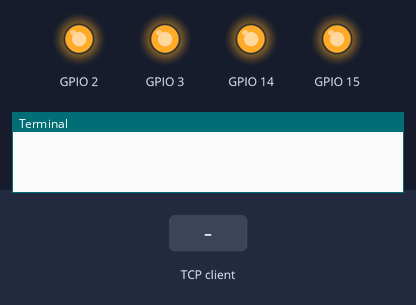
Recording of a program running on a simulated Raspberry Pi (BCM pin numbers). On the bench: output pins drawn as LEDs (lit = HIGH), the last lines printed to the terminal. The inputs (shaded band) are chosen by the test bench. One TCP client connects 1 s after the port opens and stays connected.

Above: at 1.2 s.
1.3 s: the TCP client sends "F\n"
At 2.1 s:
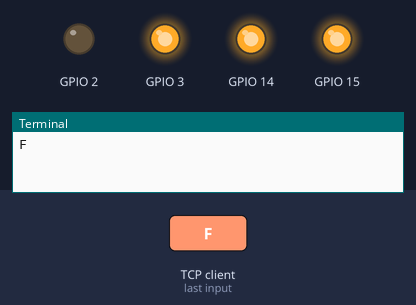
2.8 s: the TCP client sends "S\n"
At 3.3 s:
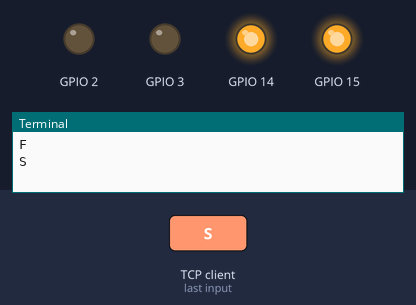
4.3 s: the TCP client sends "f\n"
At 5.5 s:
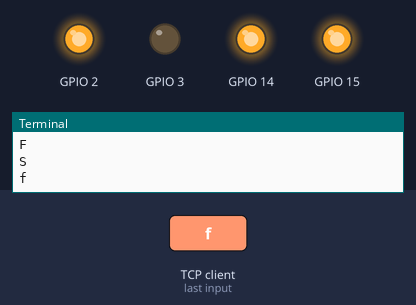
5.8 s: the TCP client sends "T\n"
At 6.8 s:
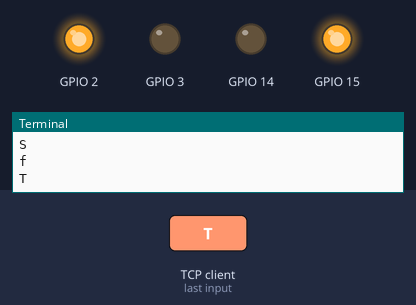
7.3 s: the TCP client sends "s\n"
At 7.9 s:
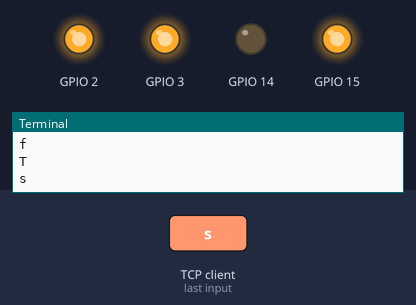
8.8 s: the TCP client sends "E\n"
At 10.2 s:
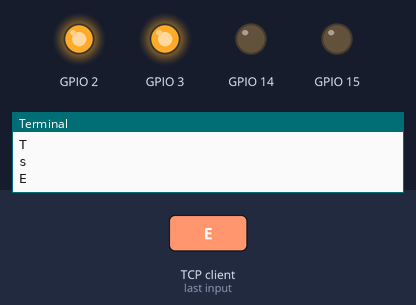
Timing chart, 0 to 11.3 s (numbered marks = the images above; inputs shaded):
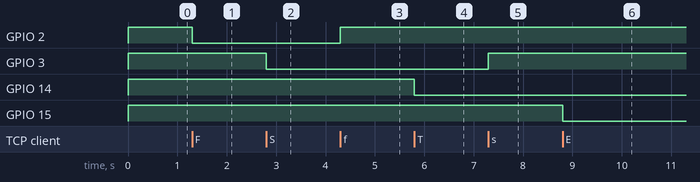

Measured:
- after the input at 1.3 s, GPIO 2: HIGH → LOW at once
- after the input at 2.8 s, GPIO 3: HIGH → LOW at once
- after the input at 4.3 s, GPIO 2: LOW → HIGH at once
- after the input at 5.8 s, GPIO 14: HIGH → LOW at once
- after the input at 7.3 s, GPIO 3: LOW → HIGH at once
- after the input at 8.8 s, GPIO 15: HIGH → LOW at once

The program:

wifi_relay.py
```python
from relay_class import *
import time

hote = ''
port = 12800
start = 1

while (start == 1):

    init = GESTION_RELAY()
    co = WIFI()
    connex_client = co.connexion(hote, port)
    msg = "Serveur en attente d'une instrcution"+"\n"
    connex_client.send(msg.encode("UTF-8"))


    msg_recu = b""
    bit = 1
    start = 0
    while (bit == 1):
        msg_recu = connex_client.recv(1024)
        # L'instruction ci-dessous peut lever une exception si le message
        # Réceptionné comporte des accents
        var =msg_recu.decode("ASCII").strip()
        print(var)

        if "F" in var and var == "F":
            GPIO.output(2,GPIO.LOW)
            #GPIO.output(2, not GPIO.input(2))
        elif "f" in var and var == "f":
            GPIO.output(2,GPIO.HIGH)
        elif "S" in var and var == "S":
            GPIO.output(3,GPIO.LOW)
        elif "s" in var and var == "s":
            GPIO.output(3,GPIO.HIGH)
        elif "T" in var and var == "T":
            GPIO.output(14,GPIO.LOW)
        elif "t" in var and var == "t":
            GPIO.output(14,GPIO.HIGH)
        elif "E" in var and var == "E":
            GPIO.output(15,GPIO.LOW)
        elif "e" in var and var == "e":
            GPIO.output(15,GPIO.HIGH)
        elif "all" in var and var =="all":
            GPIO.output(2,GPIO.LOW)
            GPIO.output(3,GPIO.LOW)
            GPIO.output(14,GPIO.LOW)
            GPIO.output(15,GPIO.LOW)
        elif "off" in var and var =="off":
            GPIO.output(2,GPIO.HIGH)
            GPIO.output(3,GPIO.HIGH)
            GPIO.output(14,GPIO.HIGH)
            GPIO.output(15,GPIO.HIGH)
        elif "fin" in var and var =="fin":
            bit = 0
            start = 1
        elif len(var) == 0:
            bit = 0
            start = 1

    msg2 = "Fermeture de la connexion"
    connex_client.send(msg2.encode("UTF-8"))

    co.close(connex_client)
```

relay_class.py
```python
import socket
import RPi.GPIO as GPIO

class GESTION_RELAY:

     def __init__(self):
         GPIO.setmode(GPIO.BCM)

         GPIO.setup(2, GPIO.OUT, initial=GPIO.HIGH) #attention relai actif a l'état bas( initialisation à état haut)
         GPIO.setup(3, GPIO.OUT, initial=GPIO.HIGH)
         GPIO.setup(14, GPIO.OUT, initial=GPIO.HIGH)
         GPIO.setup(15, GPIO.OUT, initial=GPIO.HIGH)


class WIFI:

    wifi = socket.socket()

    def __init__(self):
        # Define the socket
        self.wifi = socket.socket(socket.AF_INET, socket.SOCK_STREAM)

    def connexion(self, hote, port):

        self.wifi.setsockopt(socket.SOL_SOCKET, socket.SO_REUSEADDR, 1)
        self.wifi.bind((hote, port))
        self.wifi.listen(5)
        connexion_avec_client, infos_connexion = self.wifi.accept()
        msg = "Le serveur écoute à présent sur le port:" + str(port)+ "\n"
        connexion_avec_client.send(msg.encode("UTF-8"))
        return connexion_avec_client


    def close(self,connex_client):
        connex_client.close()
        self.wifi.close()
```
